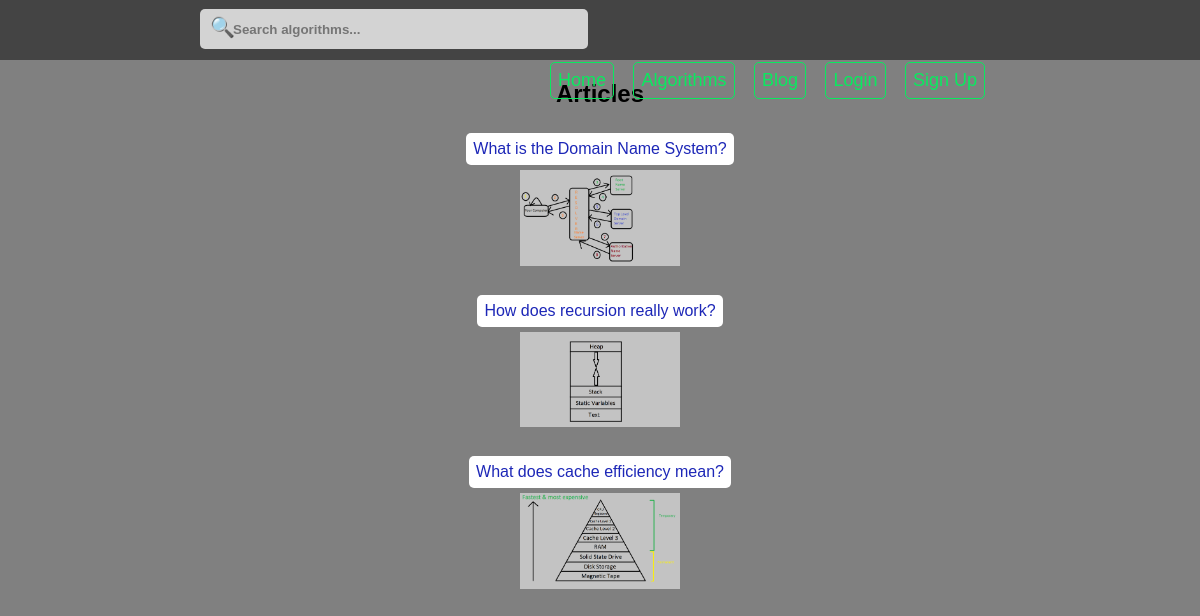
/articles/, run on an earlier commit of the app's database.
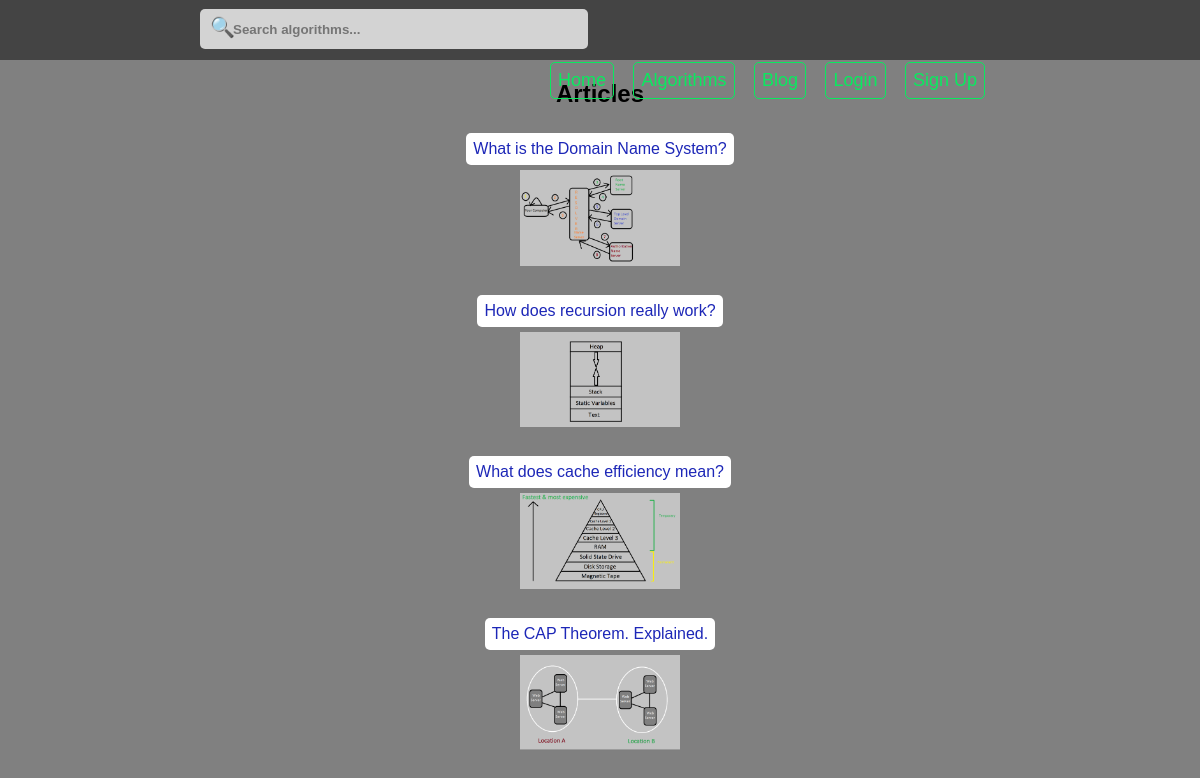
And on a later commit of the database.
### blog/models.py (models this page shows, shortened)
class Blog(models.Model):
	title = models.CharField(max_length = 300)
	friendly_title = models.SlugField(unique = False, default = None)
	image = models.FileField(null = True, blank = True)
	content = models.TextField()
	created_at = models.DateTimeField(auto_now = False, auto_now_add = True)
	updated_at = models.DateTimeField(auto_now = True, auto_now_add = False)
	class Meta:
		ordering = ['created_at']

### blog/views.py (the view)
# urls.py: url(r'^articles/$', blogs_home, name = 'blogs_home'),
def blogs_home(request):
	blogs = Blog.objects.all()
	items = { 'blogs': blogs, 'title': 'Articles' }
	return render(request, 'blogs/blogs_home.html', items)

### templates/blogs/blogs_home.html (shortened to what this page needs)
{% extends 'base.html' %}
{% load staticfiles %}
{% block css %}
	<link rel="stylesheet" type="text/css" href="{% static 'css/list_of_blogs.css' %}">
{% endblock css %}
{% block main %}
	<h2>
		Articles
	</h2>
    <div class='specific-type-blogs'>
    	<div class="list_of_blogs">
			{% for blog in blogs %}
    			<div class='blog-in-list'>
    				<a href="{% url 'blog:show' blog.friendly_title %}" class="blog_button">{{ blog.title }}</a>
                    <br/>
                    {% if blog.image %}
                        <a href="{% url 'blog:show' blog.friendly_title %}">
                            <img src="{{ blog.image.url }}" width="160">
                        </a>
                    {% endif %}
                    <br/>
    			</div>
    		{% endfor %}
    	</div>
    </div>
{% endblock main %}

### templates/base.html (shortened to what this page needs)
{% load staticfiles %}
<!DOCTYPE html>
<html>
	<head>
		<link rel="stylesheet" type="text/css" href="{% static 'css/main.css' %}">
		<link rel="stylesheet" type="text/css" href="{% static 'css/mobile_main.css' %}", media="screen and (max-width: 600px)">
		{% block css %} {% endblock css %}
	</head>
	<body>
		<div class="main">
			<div class="navigation">
				<div class="search-div">
					<div class="search-icon">&#128269</div>
					<input type="text" class="search-bar" placeholder="Search algorithms..." autofocus="false">
				</div>
				<ul class="links">
					<a class="btns" href="{% url 'computer_science:home' %}"><li>Home</li></a>
					<a class="btns" href="{% url 'computer_science:categories' %}"><li>Algorithms</li></a>
					<a class="btns" href="{% url 'blog:blogs_home' %}"><li>Blog</li></a>
						{% if user.is_authenticated %}
							<a class="btns" href="{% url 'user:profile' %}"><li>Profile</li></a>
							<a class="btns" href="{% url 'user:user_logout' %}"><li>Logout</li></a>
						{% else %}
							<a class="btns" href="{% url 'user:user_login' %}"><li>Login</li></a>
							<a class="btns" href="{% url 'user:create' %}"><li>Sign Up</li></a>
						{% endif %}
				</ul>
			</div>
			<div class="dummy"></div>
			{% block main %}
			{% endblock main %}
		</div>
	</body>
</html>

### static_files/css/main.css (style rules this page uses)
body { margin: 0; padding: 0; background: grey; }
.main { width: 800px; margin: 0 auto; text-align: center; font-family: sans-serif; }
ul { list-style: none; padding: 0; }
li { padding: 0; margin: 0; }
a { text-decoration: none; display: inline-block; }
.navigation { text-align: right; height: 60px; background: rgb(68,68,68); margin-bottom: 0; position: fixed; top: 0; left: 0; width: 100%; }
.search-div { position: relative; top: -2px; }
.search-icon { position: absolute; font-size: 20px; color: rgb(130,130,130); display: inline-block; position: fixed; top: 15px; left: 210px; border-radius: 5px; }
.search-bar { float: left; padding: 5px 5px 5px 33px; font-weight: bold; border: 0; height: 30px; border-radius: 5px; margin: 11px 0 0 200px; background: lightgrey; width: 350px; }
.btns { border: 1px solid rgb(9, 234, 95); border-radius: 5px; padding: 7px; margin: -5px 15px 0 0; color: rgb(9, 234, 95); font-size: 18px; }
.links { display: inline-block; padding: 0; margin-right: 200px; }
.dummy { height: 60px; }

### static_files/css/list_of_blogs.css (style rules this page uses)
.blog-in-list { margin-bottom: 20px; }
.blog_button { border-radius: 5px; padding: 7px; margin: 5px; color: rgb(29, 39, 183); background: white; font-size: 16px; }

What changed in the data, as far as the page shows it:
added Blog: title "The CAP Theorem. Explained.", image (picture)
